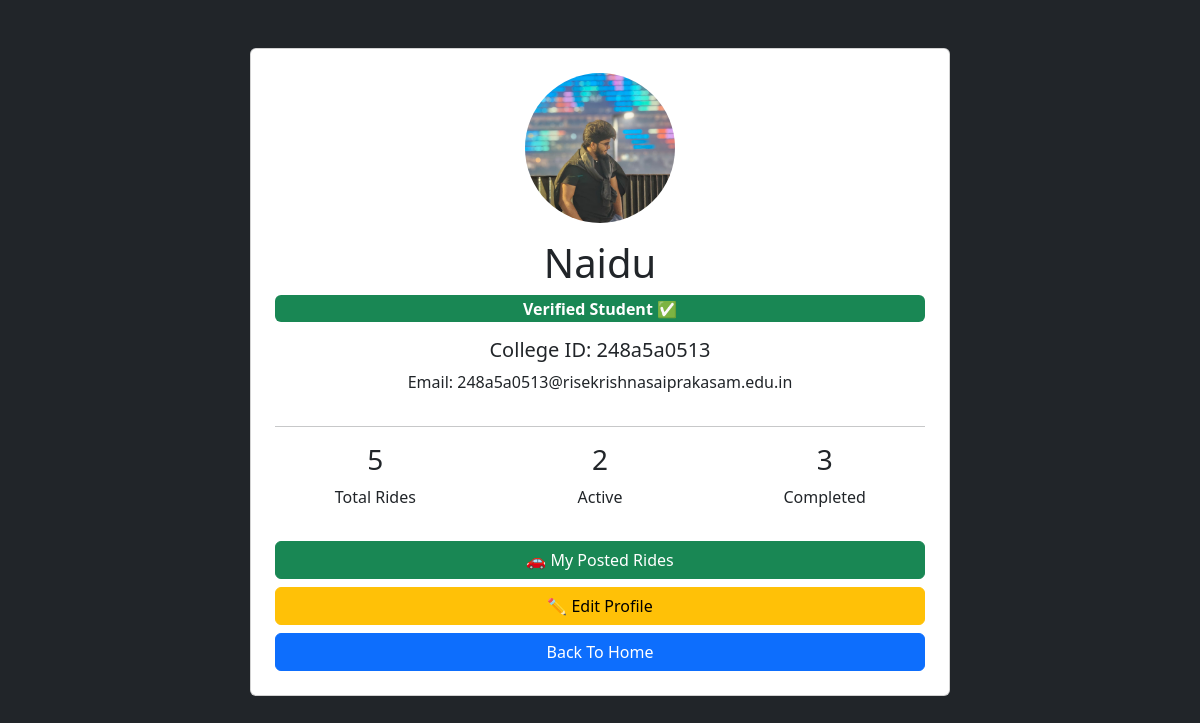
Screenshot of /profile (signed in) with the database file from the repository.
### tables this page shows
CREATE TABLE users (
    id INTEGER PRIMARY KEY AUTOINCREMENT,
    username TEXT,
    password TEXT,
    image TEXT,
    college_id TEXT,
    email TEXT
);

### app.py (the view)
@app.route("/profile")
def profile():
    if "user" not in session:
        return redirect("/login")
    username = session["user"]
    conn = connect_db()
    cursor = conn.cursor()
    cursor.execute(
        "SELECT username, image, college_id, email FROM users WHERE username=?",
        (username,)
    )
    user = cursor.fetchone()
    cursor.execute("SELECT COUNT(*) FROM rides WHERE username=?", (username,))
    total_rides = cursor.fetchone()[0]
    cursor.execute("SELECT COUNT(*) FROM rides WHERE username=? AND completed=1", (username,))
    completed_rides = cursor.fetchone()[0]
    active_rides = total_rides - completed_rides
    conn.close()
    return render_template(
        "profile.html",
        user=user,
        total_rides=total_rides,
        completed_rides=completed_rides,
        active_rides=active_rides
    )

### app.py (called while the page is built)
def connect_db():
    return sqlite3.connect("rides.db")

### templates/profile.html (shortened to what this page needs)
<!DOCTYPE html>
<html>
<head>
<link href="https://cdn.jsdelivr.net/npm/bootstrap@5.3.3/dist/css/bootstrap.min.css" rel="stylesheet">
</head>
<body class="bg-dark">
<div class="container mt-5">
<div class="card p-4 mx-auto text-center"
     style="max-width:700px;">
<img src="{{ url_for('uploaded_file', filename=user[1]) }}"
     width="150"
     height="150"
     class="rounded-circle mx-auto mb-3"
     style="object-fit:cover;">
<h1>{{ user[0] }}</h1>
<div class="badge bg-success fs-6 mb-3">
Verified Student ✅
</div>
<h5>
College ID:
{{ user[2] }}
</h5>
<p>
Email:
{{ user[3] }}
</p>
<hr>
<div class="row text-center">
<div class="col-md-4">
<h3>{{ total_rides }}</h3>
<p>Total Rides</p>
</div>
<div class="col-md-4">
<h3>{{ active_rides }}</h3>
<p>Active</p>
</div>
<div class="col-md-4">
<h3>{{ completed_rides }}</h3>
<p>Completed</p>
</div>
</div>
<a href="/myrides"
   class="btn btn-success mt-3">
🚗 My Posted Rides
</a>
<a href="/edit_profile"
   class="btn btn-warning mt-2">
✏ Edit Profile
</a>
<a href="/"
   class="btn btn-primary mt-2">
Back To Home
</a>
</div>
</div>
</body>
</html>

### rows the page displays
users: image (picture), username "Naidu", college "248a5a0513", email "248a5a0513@risekrishnasaiprakasam.edu.in"

### other values shown
{{ total_rides }} "5"
{{ active_rides }} "2"
{{ completed_rides }} "3"
